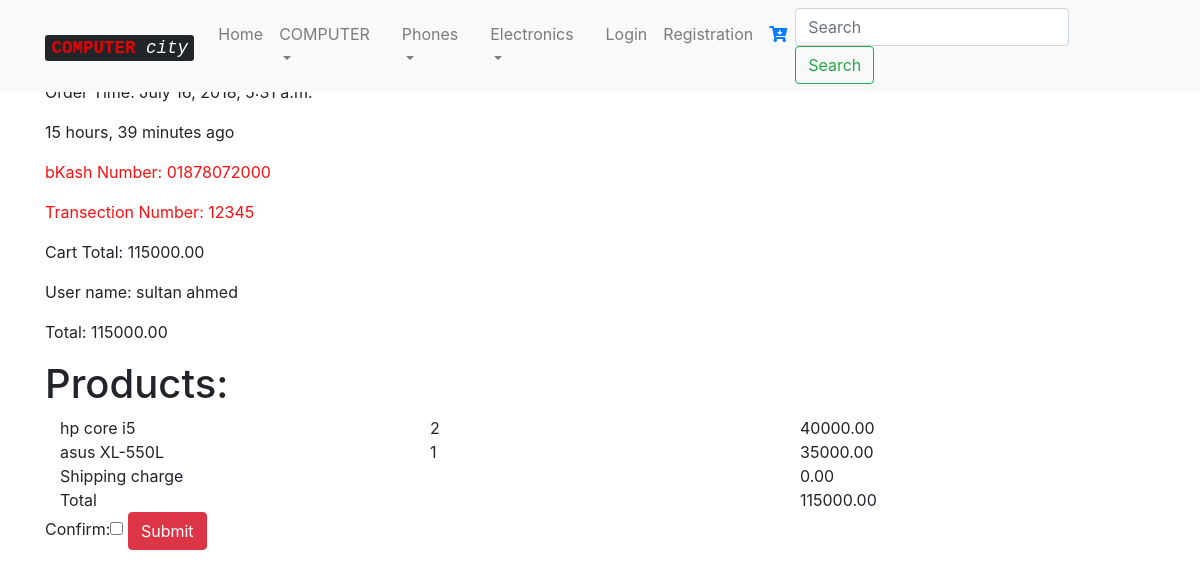
The app's page /order/detail/23/ with its own data.
### order/models.py (models this page shows, shortened)
class Order(models.Model):
    user     = models.ForeignKey(User)
    cart     = models.ForeignKey(Cart)
    transection = models.CharField(max_length=10)
    contact     = models.CharField(max_length=14)
    confirm     = models.BooleanField(default=False)
    timestamp   = models.DateTimeField(auto_now_add=True)
    updated_timestamp = models.DateTimeField(auto_now=True)

### cart/models.py (models this page shows, shortened)
class Cart(models.Model):
    user        = models.ForeignKey(User, null=True)
    products    = models.ManyToManyField(ProductList, through='CartAmount',blank=True)
    subtotal    = models.DecimalField(default=0.00, max_digits=100, decimal_places=2)
    shipping    = models.DecimalField(default=0.00, max_digits=100, decimal_places=2)
    total       = models.DecimalField(default=0.00, max_digits=100, decimal_places=2)
    update      = models.DateTimeField(auto_now=True)
    timestamp   = models.DateTimeField(auto_now_add=True)
    objects     = CartManager()

class CartAmount(models.Model):
    cart    = models.ForeignKey(Cart)
    products  = models.ForeignKey(ProductList)
    amount  = models.IntegerField(default=1)
    total   = models.IntegerField(default=0)

### products/models.py (models this page shows, shortened)
class ProductList(models.Model):
    category = models.ForeignKey(ProductCategory, default=1)
    title = models.CharField(max_length=120)
    image = models.ImageField(upload_to='product detail')
    price = models.DecimalField(decimal_places=2, max_digits=10, default=40.00)
    description = models.TextField()
    stock = models.IntegerField(default=30)
    active = models.BooleanField(default=True)
    featured = models.BooleanField(default=False)
    offers = models.TextField()
    updated = models.DateTimeField(auto_now=True)
    timestamp = models.DateTimeField(auto_now_add=True)

### order/views.py (the view)
# urls.py: url(r'^detail/(?P<pk>[0-9]+)/$', views.detail, name='detail'),
def detail(request, pk): #order details
    order = Order.objects.get(id=pk)
    form = OrderConfrimForm(request.POST or None, instance=order)
    cart_amount = CartAmount.objects.filter(cart=order.cart)
    context={
        'order': order,
        'form': form,
        'cart_amount': cart_amount
    }
    print('Look here: ',order.user.username)
    if request.method == 'POST' and form.is_valid():
        form.save()
        return redirect('order:order')
    return render(request, 'order/admin_detail.html',context)

### order/forms.py
class OrderConfrimForm(forms.ModelForm):
    class Meta:
        model = Order
        fields = ['confirm']

### order/templates/order/admin_detail.html (shortened to what this page needs)
{% extends "base/base.html" %}
{% block head %}
{% include "base/navbar.html" %}
{% endblock %}
{% block content %}
<p style="padding: 20px;">Order Number: {{ order.id }}</p>
<p>Order Time: {{ order.updated_timestamp }} </p>
<p>{{ order.updated_timestamp | timesince}} ago </p>
<p style="color:rgb(250, 16, 16)">bKash Number: {{ order.contact }}</p>
<p style="color:rgb(250, 16, 16)">Transection Number: {{ order.transection }}</p>
<p>Cart Total: {{ order.cart.subtotal }}</p>
<p>User name: {{ order.user.get_full_name }}</p>
<p>Total: {{ order.cart.total }}</p>
<h1>Products:</h1>
<div class="container">
{% for product in cart_amount %}
<div class="row">
    <div class="col">
    {{ product.products.title }}
</div>
<div class="col">
        {{ product.amount }}
    </div>
<div class="col">
    {{ product.products.price }}
</div>
</div>
{% endfor %}
<div class="row">
        <div class="col">Shipping charge</div>
        <div class="col"></div>
        <div class="col">{{ order.cart.shipping }}</div>
    </div>
<div class="row">
        <div class="col">Total</div>
        <div class="col"></div>
        <div class="col">{{ order.cart.total }}</div>
    </div>
<div class="row">
<form method="POST">
    {{ form }}
    <button class="btn btn-danger" type="submit">Submit</button>
</form>
{% endblock %}

### records on screen
Order: updated_timestamp "July 16, 2018, 5:31 a.m.", updated_timestamp "15 hours, 39 minutes", contact "01878072000", transection "12345", cart.subtotal "115000.00", user.get_full_name "sultan ahmed", cart.total "115000.00", cart.shipping "0.00"
CartAmount: products "hp core i5", amount "2", products.price "40000.00"
CartAmount: products "asus XL-550L", amount "1", products.price "35000.00"
